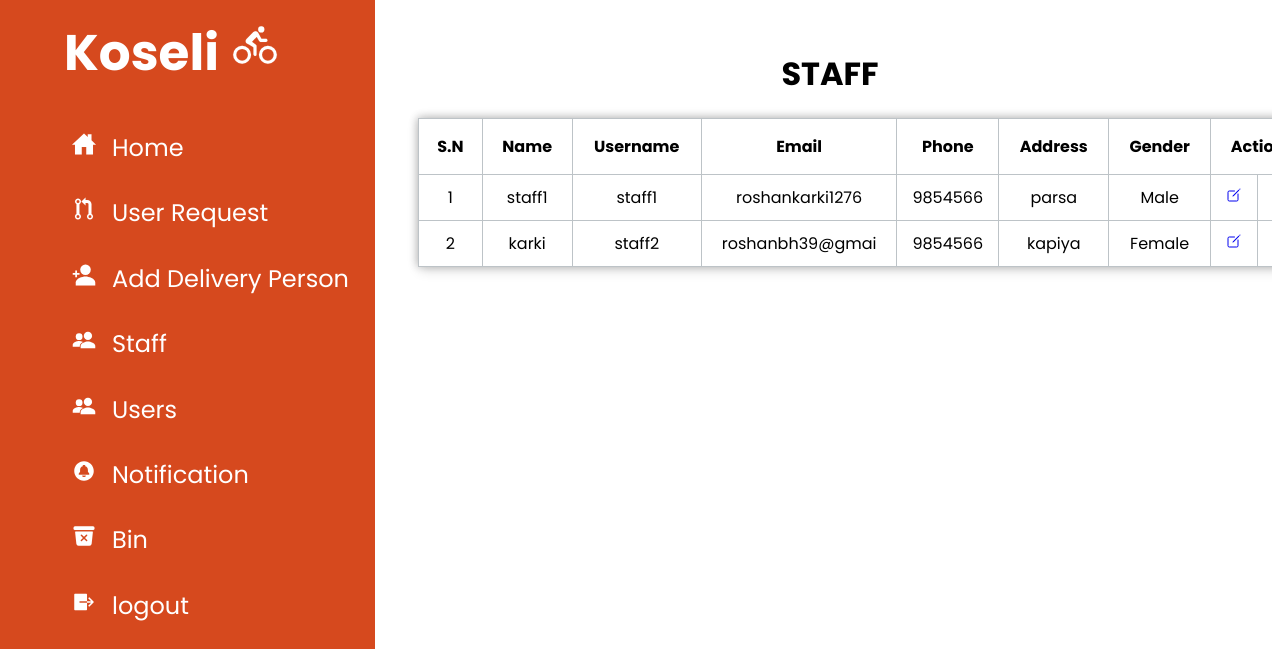
The page /admin/?r=staff (signed in) on the database as committed earlier.
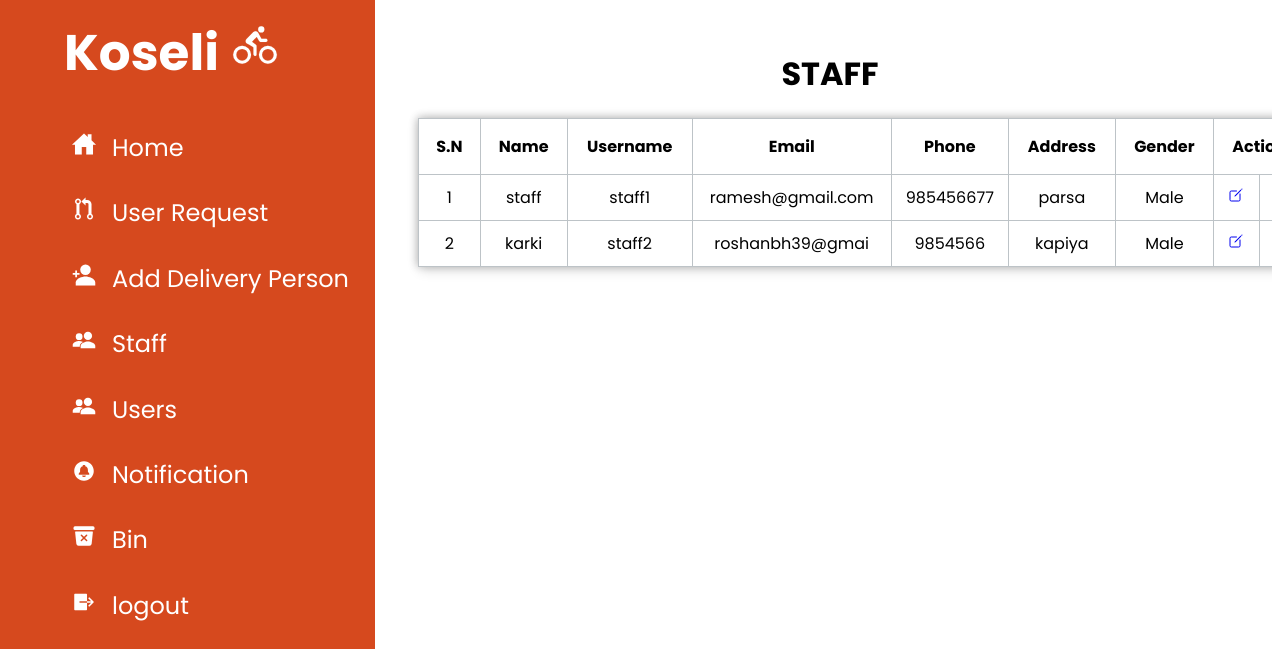
The same page on the database as committed later.
### tables this page shows
CREATE TABLE `user` (
  `id` int(11) NOT NULL,
  `usertype` int(3) NOT NULL,
  `name` varchar(20) NOT NULL,
  `username` varchar(20) NOT NULL,
  `password` varchar(20) NOT NULL,
  `email` varchar(30) NOT NULL,
  `phone` varchar(10) NOT NULL,
  `address` varchar(20) NOT NULL,
  `gender` varchar(6) NOT NULL
);

### admin/controller/staffcontroller.php (called while the page is built)
<?php
include 'view/navbar.php';
include 'view/staff.php';
include 'view/footer.php';
?>

### admin/model/dbmodel.php (called while the page is built, shortened)
<?php
function db_connect() {
    $db['host'] = "localhost";
    $db['username'] = "root";
    $db['password'] = "";
    $db['db_name'] = "koseli";
    $conn = new mysqli($db['host'], $db['username'], $db['password'], $db['db_name']);
    return $conn;
}
function view_staff()
{
$conn = db_connect();
$sql = "SELECT * from user where usertype='2'";
$result = $conn->query($sql);
if($result)
{
    return $result;
}
else
{
    return false;
}
}
?>

### admin/view/staff.php (the view, shortened to what this page needs)
<?php
    include 'model/dbmodel.php';
    ?>
<!DOCTYPE html>
<html lang="en">
<head>
</head>
<body>
    <div class="user">
    <h1>STAFF</h1>
</div>
    <div class="box">
    <?php
    $users = view_staff();
if($users)
$i=0;
echo"
<table border=1 style=text-align:center>
   <tr>
        <th> S.N</th>
        <th> Name</th>
        <th> Username</th>
        <th> Email</th>
        <th>Phone</th>
        <th> Address</th>
        <th> Gender</th>
        <th colspan=2> Action</th>
</tr>";
while ($row = $users->fetch_assoc()) {
    $i++;
    echo"
    <tr>
        <td>".$i."</td>
        <td>". $row["name"] ."</td>
        <td>". $row["username"] ."</td>
        <td>". $row["email"] ."</td>
        <td>". $row["phone"] ."</td>
        <td>". $row["address"] ."</td>
        <td>". $row["gender"] ."</td>
        <td>  <a href=". $base_url."?r=editstaff&id=".$row["id"]."><ion-icon name='create-outline'></ion-icon></a> </td>
        <td>  <a href=". $base_url."?r=deletestaff&id=".$row["id"]."><ion-icon name='trash-outline'></ion-icon></a> </td>
</tr>";
}
echo "</table>";
?>
</div>
</body>
</html>

### admin/index.php (shortened to what this page needs)
<?php
$base_url = 'http://localhost/college-project/admin/';
if (isset($_GET['r'])) {
    $controller = $_GET['r'];
    switch ($controller) {
         case 'staff':
                    include 'controller/staffcontroller.php';
                    break;
    }
    return;
} else {
    include 'controller/homecontroller.php';
}

### admin/view/navbar.php (shortened to what this page needs)
<!DOCTYPE html>
<html lang="en">
<head>
    <link rel="stylesheet" href="resources/style.css">
</head>
<body>
    <div class="navbar">
        <div class="navbar-koseli">
            <h1>Koseli
                <ion-icon name="bicycle"></ion-icon>
            </h1>
            <div class="navbar-menu">
                <ul>
                    <li>
                        <a href="<?= $base_url ?>?r=home"><span class="icon">
                                <ion-icon name="home-sharp"></ion-icon>
                            </span>
                            <span>Home</span></a>
                    </li>
                    <li>
                        <a href="<?= $base_url ?>?r=request"><span class="icon">
                                <ion-icon name="git-pull-request-sharp"></ion-icon>
                            </span>
                            <span>User Request</span></a>
                    </li>
                    <li>
                        <a href="<?= $base_url ?>?r=addperson"><span class="icon">
                                <ion-icon name="person-add-sharp"></ion-icon>
                            </span>
                            <span>Add Delivery Person</span></a>
                    </li>
                    <li>
                        <a href="<?= $base_url ?>?r=staff"><span class="icon">
                                <ion-icon name="people-sharp"></ion-icon>
                            </span>
                            <span>Staff</span></a>
                    </li>
                    <li>
                        <a href="<?= $base_url ?>?r=user"><span class="icon">
                                <ion-icon name="people-sharp"></ion-icon>
                            </span>
                            <span>Users</span></a>
                    </li>
                    <li>
                        <a href="<?= $base_url ?>?r=notification"><span class="icon">
                                <ion-icon name="notifications-circle-sharp"></ion-icon>
                            </span>
                            <span>Notification</span></a>
                    </li>
                    <li>
                        <a href="<?= $base_url ?>?r=bin"><span class="icon">
                        <ion-icon name="trash-bin"></ion-icon>
                            </span>
                            <span>Bin</span></a>
                    </li>
                    <li>
                        <a href="<?= $base_url ?>?r=logout"><span class="icon">
                                <ion-icon name="log-out-sharp"></ion-icon>
                            </span>
                            <span>logout</span></a>
                    </li>
                </ul>
            </div>
        </div>
    </div>

### admin/view/footer.php (shortened to what this page needs)
</body>
</html>

### admin/resources/style.css (style rules this page uses)
:root { --main-color: #d6491e; --color-dark: #1d2231; --text-color: #d6491e; }
* { margin: 0; box-sizing: border-box; list-style-type: none; text-decoration: none; font-family: 'Poppins', sans-serif; }
.navbar { width: 375px; margin: 0px; position: fixed; left: 0; top: 0; height: 100%; background: var(--main-color); }
.navbar-koseli h1 { font-size: 50px; color: rgb(255, 255, 255); height: 100px; padding: 1rem 0rem 1rem 4rem; }
.navbar-menu { margin-top: 30px; }
.navbar-menu li { width: 100%; margin-bottom: 1.9rem; padding-left: 1rem; }
.navbar-menu ul li a { position: relative; display: block; width: 100%; padding-left: 1rem; display: flex; color: #fff; font-size: 1.2rem; }
.navbar-menu a span { font-size: 1.5rem; padding-right: 1rem; }

### admin/view/staff.php (style rules this page uses)
body { margin: 50px; position: relative; left: 23rem; width: 45%; }
table { width: 155%; border-collapse: collapse; border: 1px solid #bdc3c7; box-shadow: 2px 2px 12px rgba(0, 0, 0, 0.2), -1px -1px 8px rgba(0, 0, 0, 0.2); }
th { padding:15px; }
td { padding: 10px; }
.user { position: relative; left: 60%; margin: 20px; }
tr { transition: all .2s ease-in; cursor: pointer; }

Rows that differ between the two databases and show on the page:
changed user "staff1": name "staff1" → "staff"; email "roshankarki1276" → "ramesh@gmail.com"; phone "9854566" → "985456677"
changed user "karki": gender "Female" → "Male"
